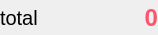
  <widget class="QWidget" name="widget_paytotal" native="true">
   <property name="geometry">
    <rect>
     <x>320</x>
     <y>440</y>
     <width>158</width>
     <height>35</height>
    </rect>
   </property>
   <layout class="QHBoxLayout" name="horizontalLayout_5" stretch="0,1,0">
    <property name="spacing">
     <number>0</number>
    </property>
    <property name="leftMargin">
     <number>0</number>
    </property>
    <property name="topMargin">
     <number>0</number>
    </property>
    <property name="rightMargin">
     <number>0</number>
    </property>
    <property name="bottomMargin">
     <number>0</number>
    </property>
    <item>
     <widget class="QLabel" name="label_total_desc">
      <property name="styleSheet">
       <string notr="true">font-size:15pt;</string>
      </property>
      <property name="text">
       <string>total</string>
      </property>
      <property name="outer_stylesheet" stdset="0">
       <string>fexpandmain_tableview</string>
      </property>
     </widget>
    </item>
    <item>
     <widget class="QLabel" name="label_void">
      <property name="styleSheet">
       <string notr="true">font-size:15pt;</string>
      </property>
      <property name="text">
       <string/>
      </property>
      <property name="outer_stylesheet" stdset="0">
       <string>fexpandmain_tableview</string>
      </property>
     </widget>
    </item>
    <item>
     <widget class="QLabel" name="label_total">
      <property name="styleSheet">
       <string notr="true">color:#ff546b;font-size:18pt;font-weight:bold;ss</string>
      </property>
      <property name="text">
       <string>0</string>
      </property>
      <property name="alignment">
       <set>Qt::AlignRight|Qt::AlignTrailing|Qt::AlignVCenter</set>
      </property>
      <property name="outer_stylesheet" stdset="0">
       <string>fexpandmain_tableview</string>
      </property>
     </widget>
    </item>
   </layout>
  </widget>
